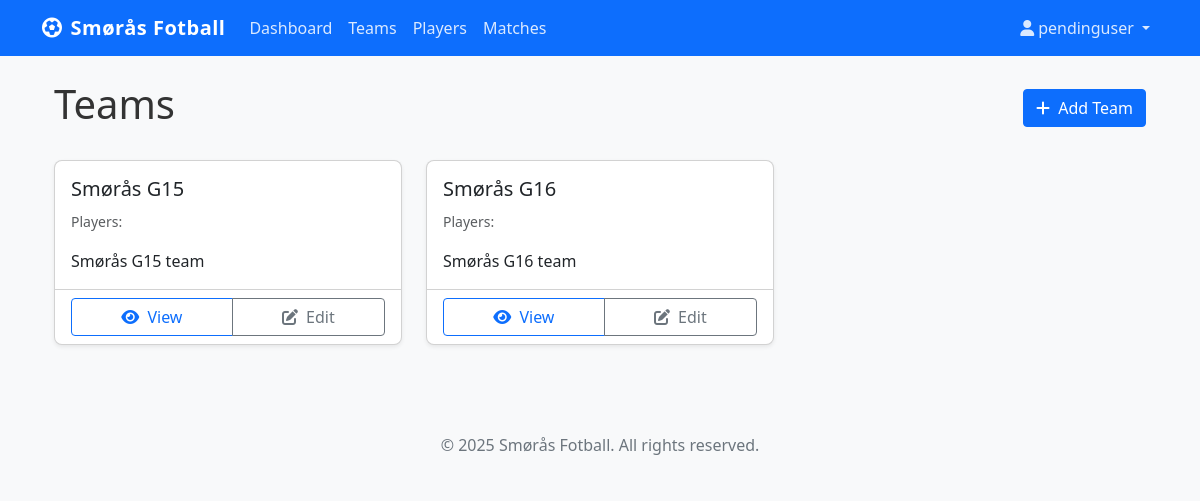
/team/teams/ (signed in), run on the app's committed database.
### teammanager/models.py (models this page shows, shortened)
class Team(models.Model):
    name = models.CharField(max_length=100)
    description = models.TextField(blank=True, null=True)
    created_at = models.DateTimeField(auto_now_add=True)

### teammanager/views.py (the view)
# urls.py: path('teams/', views.TeamListView.as_view(), name='team-list'),
class TeamListView(LoginRequiredMixin, ListView):
    model = Team
    context_object_name = 'teams'
    def get_context_data(self, **kwargs):
        context = super().get_context_data(**kwargs)
        context['is_admin'] = self.request.user.profile.is_admin()
        context['is_coach'] = self.request.user.profile.is_coach()
        context['is_player'] = self.request.user.profile.is_player()
        context['is_approved'] = self.request.user.profile.is_approved()
        context['can_create'] = context['is_approved'] and (context['is_admin'] or context['is_coach'])
        return context

### teammanager/models.py (called while the page is built)
    def is_approved(self):
        return self.status == 'approved'

    def is_admin(self):
        return self.role == 'admin' and self.is_approved()

    def is_coach(self):
        return self.role == 'coach' and self.is_approved()

    def is_player(self):
        return self.role == 'player' and self.is_approved()

### templates/teammanager/team_list.html (shortened to what this page needs)
{% extends 'base.html' %}
{% block content %}
<div class="container">
    <div class="d-flex justify-content-between align-items-center mb-4">
        <h1>Teams</h1>
        <a href="{% url 'team-add' %}" class="btn btn-primary">
            <i class="fas fa-plus me-1"></i> Add Team
        </a>
    </div>
    {% if teams %}
    <div class="row">
        {% for team in teams %}
        <div class="col-md-6 col-lg-4 mb-4">
            <div class="card h-100 shadow-sm">
                <div class="card-body">
                    <h5 class="card-title">{{ team.name }}</h5>
                    <p class="card-text text-muted">
                        <small>Players: {{ team.players.count }}</small>
                    </p>
                    {% if team.description %}
                    <p class="card-text">{{ team.description|truncatechars:100 }}</p>
                    {% endif %}
                </div>
                <div class="card-footer bg-transparent">
                    <div class="btn-group w-100">
                        <a href="{% url 'team-detail' team.id %}" class="btn btn-outline-primary">
                            <i class="fas fa-eye me-1"></i> View
                        </a>
                        <a href="{% url 'team-edit' team.id %}" class="btn btn-outline-secondary">
                            <i class="fas fa-edit me-1"></i> Edit
                        </a>
                    </div>
                </div>
            </div>
        </div>
        {% endfor %}
    </div>
    {% else %}
    <div class="alert alert-info">
        <i class="fas fa-info-circle me-2"></i> No teams found. <a href="{% url 'team-add' %}" class="alert-link">Add a team</a> to get started.
    </div>
    {% endif %}
</div>
{% endblock %}

### templates/base.html (shortened to what this page needs)
<!DOCTYPE html>
<html lang="en">
<head>
    <link href="https://cdn.jsdelivr.net/npm/bootstrap@5.3.0/dist/css/bootstrap.min.css" rel="stylesheet">
    <link rel="stylesheet" href="https://cdnjs.cloudflare.com/ajax/libs/font-awesome/6.0.0/css/all.min.css">
    <link rel="stylesheet" href="/static/css/style.css">
</head>
<body>
    <nav class="navbar navbar-expand-lg navbar-dark bg-primary">
        <div class="container">
            <a class="navbar-brand" href="{% url 'home' %}">
                <i class="fas fa-futbol me-2"></i>Smørås Fotball
            </a>
            <div class="collapse navbar-collapse" id="navbarNav">
                <ul class="navbar-nav me-auto">
                    {% if user.is_authenticated %}
                    <li class="nav-item">
                        <a class="nav-link" href="{% url 'dashboard' %}">Dashboard</a>
                    </li>
                    <li class="nav-item">
                        <a class="nav-link" href="{% url 'team-list' %}">Teams</a>
                    </li>
                    <li class="nav-item">
                        <a class="nav-link" href="{% url 'player-list' %}">Players</a>
                    </li>
                    <li class="nav-item">
                        <a class="nav-link" href="{% url 'match-list' %}">Matches</a>
                    </li>
                    {% endif %}
                </ul>
                <ul class="navbar-nav">
                    {% if user.is_authenticated %}
                    <li class="nav-item dropdown">
                        <a class="nav-link dropdown-toggle" href="#" role="button" data-bs-toggle="dropdown">
                            <i class="fas fa-user me-1"></i>{{ user.username }}
                        </a>
                    </li>
                    {% endif %}
                </ul>
            </div>
        </div>
    </nav>
    <main class="container py-4">
        {% block content %}{% endblock %}
    </main>
    <footer class="bg-light py-3 mt-4">
        <div class="container text-center">
            <p class="mb-0">&copy; {% now "Y" %} Smørås Fotball. All rights reserved.</p>
        </div>
    </footer>
</body>
</html>

### static/css/style.css (style rules this page uses)
body { font-family: 'Segoe UI', Tahoma, Geneva, Verdana, sans-serif; color: #333; background-color: #f8f9fa; }
.navbar-brand { font-weight: 600; letter-spacing: 0.5px; }
.navbar-dark .navbar-nav .nav-link { color: rgba(255, 255, 255, 0.85); }
.card { border-radius: 0.5rem; overflow: hidden; transition: all 0.3s ease; }
.btn { border-radius: 0.25rem; font-weight: 500; }
.btn-primary { background-color: #0d6efd; border-color: #0d6efd; }
.btn-outline-primary { color: #0d6efd; border-color: #0d6efd; }
footer { margin-top: 3rem; padding: 1.5rem 0; color: #6c757d; }

### data on the page
Team: name "Smørås G15", description "Smørås G15 team"
Team: name "Smørås G16", description "Smørås G16 team"

### other printed values
{{ user.username }} "pendinguser"
